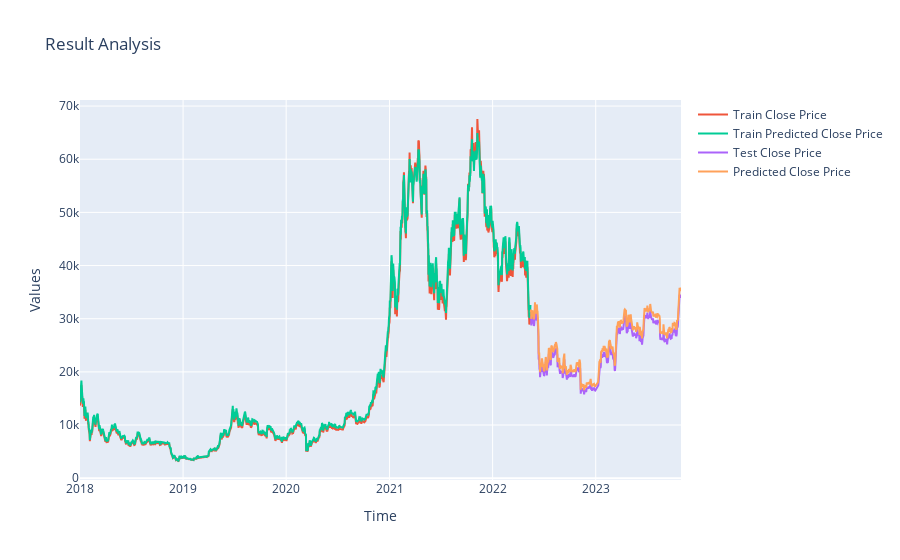

Notebook source saved alongside this figure:
### Code cell
fig=px.line(title='Result Analysis').update_layout(
    xaxis_title="Time", yaxis_title="Values")
#fig.add_scatter(x= close_data.index, y=close_data['Close'], name= "Original Close Price")
fig.add_scatter(x=train.index, y= train['Close'], name= "Train Close Price")
fig.add_scatter(x=train.index, y= train['PredictionGru'], name= "Train Predicted Close Price")
fig.add_scatter(x=test.index, y= test['Close'], name= "Test Close Price")
fig.add_scatter(x=test.index, y=test['PredictionGru'], name= "Predicted Close Price")

### Figure 1 — Plotly figure (JSON) as saved in the notebook; plotly's stock layout.template omitted (floating-point values rounded to 4 significant figures; data arrays with more than 128 entries replaced by an {"elided": "..."} marker saying what was removed)
{"data": [{"hovertemplate": "<extra></extra>", "legendgroup": "", "line": {"color": "#636efa", "dash": "solid"}, "marker": {"symbol": "circle"}, "mode": "lines", "name": "", "orientation": "v", "showlegend": false, "type": "scatter", "xaxis": "x", "yaxis": "y"}, {"name": "Train Close Price", "type": "scatter", "x": {"elided": "1596 str values"}, "y": {"elided": "1596 float values"}}, {"name": "Train Predicted Close Price", "type": "scatter", "x": {"elided": "1596 str values"}, "y": {"elided": "1596 float values"}}, {"name": "Test Close Price", "type": "scatter", "x": {"elided": "533 str values"}, "y": {"elided": "533 float values"}}, {"name": "Predicted Close Price", "type": "scatter", "x": {"elided": "533 str values"}, "y": {"elided": "533 float values"}}], "layout": {"legend": {"tracegroupgap": 0}, "title": {"text": "Result Analysis"}, "xaxis": {"anchor": "y", "domain": [0, 1], "title": {"text": "Time"}}, "yaxis": {"anchor": "x", "domain": [0, 1], "title": {"text": "Values"}}}}
